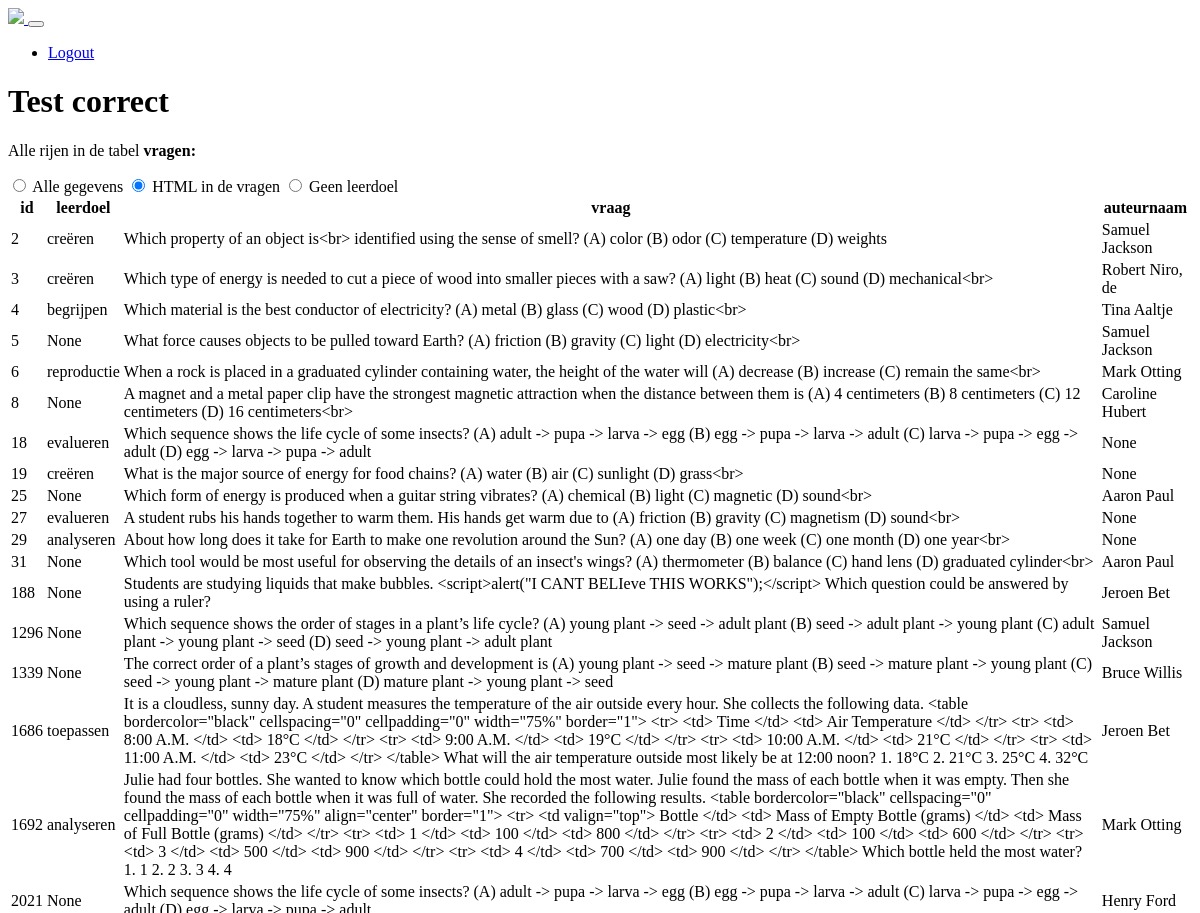
The app's page /html-fouten (upper part), older data.
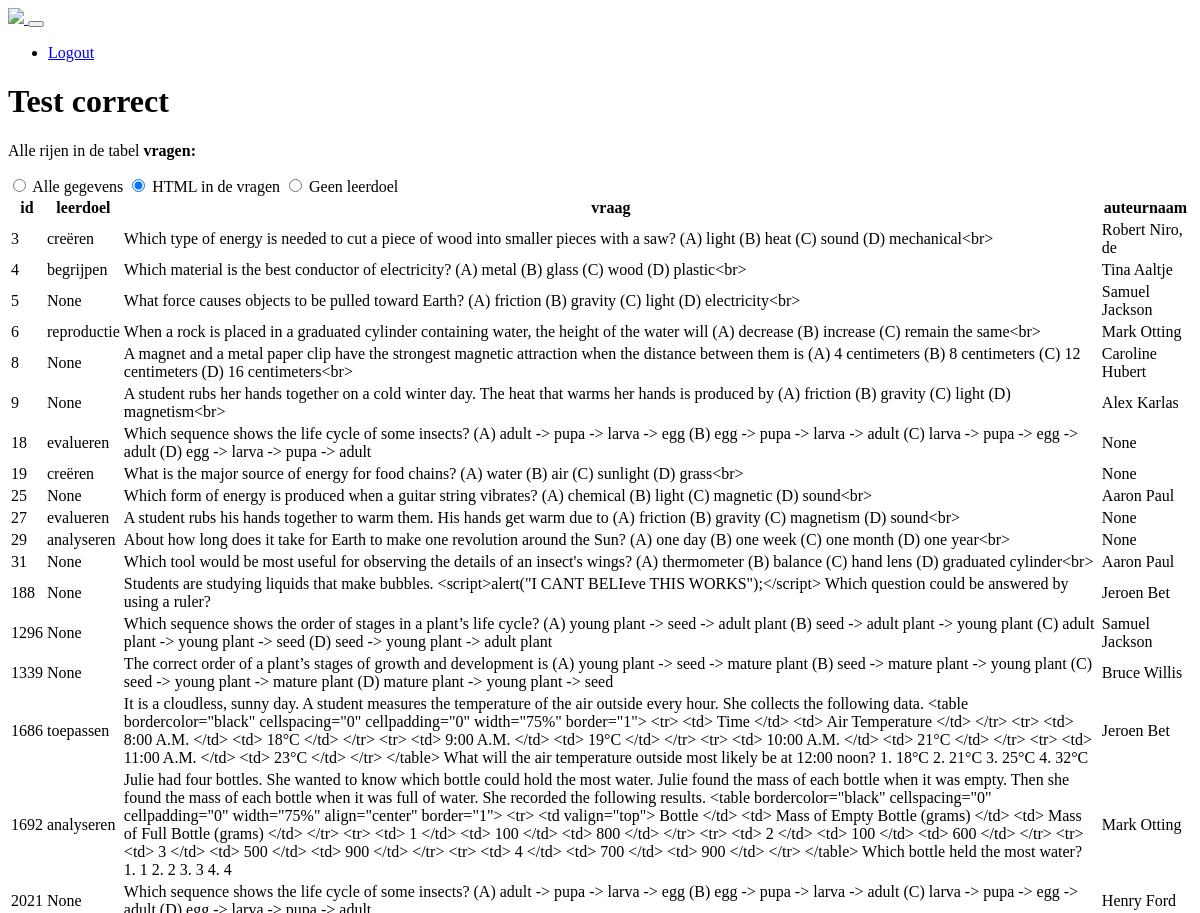
The same page, newer data.
### tables this page shows
CREATE TABLE `vragen` (
  `id` integer NOT NULL
,  `leerdoel` integer DEFAULT NULL
,  `vraag` text NOT NULL
,  `auteur` integer DEFAULT NULL
);

CREATE TABLE `leerdoelen` (
  `id` integer NOT NULL
,  `leerdoel` text DEFAULT NULL
);

### app.py (the view)
@app.route('/html-fouten', methods=['GET', 'POST'])
def html_fouten():
    table_name = 'vragen'
    query = 'html'
    rows, column_names = dbm.html_table_row()
    return render_template("mistakes.html", query=query, rows=rows, columns=column_names, table_name=table_name, type=session.get("type"))

### lib/tablemodel.py (called while the page is built)
    def html_table_row(self):
        cursor = sqlite3.connect(self.database_file).cursor()
        cursor.execute(f"SELECT vragen.id, leerdoelen.leerdoel, vragen.vraag, voornaam || ' ' || achternaam AS auteurnaam FROM vragen LEFT JOIN leerdoelen ON vragen.leerdoel = leerdoelen.id LEFT JOIN auteurs ON vragen.auteur = auteurs.id WHERE vraag LIKE '%<%' OR vraag LIKE '%>%'")
        table_headers = [column_name[0] for column_name in cursor.description]
        table_content = cursor.fetchall()
        return table_content, table_headers

### templates/mistakes.html (shortened to what this page needs)
<nav class="navbar navbar-expand-lg bg-light">
  <div class="container-fluid">
    <a href="/" class="navbar-brand">
      <img src="https://www.test-correct.nl/hubfs/raw_assets/public/test-correct/images/testcorrect-logo.svg" class="nav__logo-large">
    </a>
    <button class="navbar-toggler" type="button" data-bs-toggle="collapse" data-bs-target="#navbarNavDropdown" aria-controls="navbarNavDropdown" aria-expanded="false" aria-label="Toggle navigation">
    </button>
      <ul class="navbar-nav pe-5">
        {% if type != 0 %}
        <li class="ps-1 pe-1 nav-item">
          <a class="btn btn-primary" aria-current="page" href="/logout">Logout</a>
        </li>
        {% endif %}
      </ul>
  </div>
</nav>
<main>
  <div id="container" class="container">
  <h1>Test correct</h1>
  <p>Alle rijen in de tabel <b>{{ table_name }}:</b></p>
  {% if 'vragen' in table_name %}
  <div class="btn-group ml-auto" role="group" aria-label="Basic radio toggle button group">
    {% if 'alles' in query %}
    <input type="radio" class="btn-check" name="alles" id="alle-gegevens" autocomplete="off" checked>
    {% else %}
    <input type="radio" class="btn-check" name="alles" id="alle-gegevens" autocomplete="off">
    {% endif %}
    <label class="btn btn-outline-primary" for="alle-gegevens">Alle gegevens</label>
    {% if 'html' in query %}
    <input type="radio" class="btn-check" name="fouten" id="html-fouten" autocomplete="off" checked>
    {% else %}
    <input type="radio" class="btn-check" name="fouten" id="html-fouten" autocomplete="off">
    {% endif %}
    <label class="btn btn-outline-primary" for="html-fouten">HTML in de vragen</label>
    {% if 'leerdoel' in query %}
    <input type="radio" class="btn-check" name="leerdoel" id="geen-leerdoel" autocomplete="off" checked>
    {% else %}
    <input type="radio" class="btn-check" name="leerdoel" id="geen-leerdoel" autocomplete="off">
    {% endif %}
    <label class="btn btn-outline-primary" for="geen-leerdoel">Geen leerdoel</label>
  </div>
  {% endif  %}
        <table class="table table-bordered table-hover mt-5">
          <thead>
          <tr>
              {% for column in columns %}
              <th>{{ column }}</th>
              {% endfor %}
          </tr>
          </thead>
          <tbody>
          {% for row in rows %}
          <tr>
              {% for field in row %}
              {% if 'auteurs' in table_name %}
              {% if loop.index == 5 %}
              {% if field == '1' %}
              <td class="medewerker" data-medewerkerid="{{ row[0] }}" data-medewerker="{{ field }}">is medewerker</td>
              {% elif field == '0' %}
              <td class="medewerker" data-medewerkerid="{{ row[0] }}" data-medewerker="{{ field }}">is geen medewerker</td>
              {% else %}
              <td class="medewerker" data-medewerkerid="{{ row[0] }}" data-medewerker="{{ field }}">{{ field }}</td>
              {% endif %}
              {% else %}
              <td>{{ field }}</td>
              {% endif %}
              {% else %}
              <td>{{ field }}</td>
              {% endif %}
              {% endfor %}
          </tr>
          {% endfor %}
          </tbody>
      </table>
  </div>
</main>

Row changes from the older to the newer data that the page shows:
no longer on this page (row edited): vragen: row "2" "Samuel Jackson", vraag "Which property of an object is<br> identified using the sense of smell? (A) color (B) odor (C) temperature (D) weights", leerdoelen (leerdoel "creëren")
added vragen: row "9" "None" "Alex Karlas", vraag "A student rubs her hands together on a cold winter day. The heat that warms her hands is produced by (A) friction (B) gravity (C) light (D) magnetism<br>"
